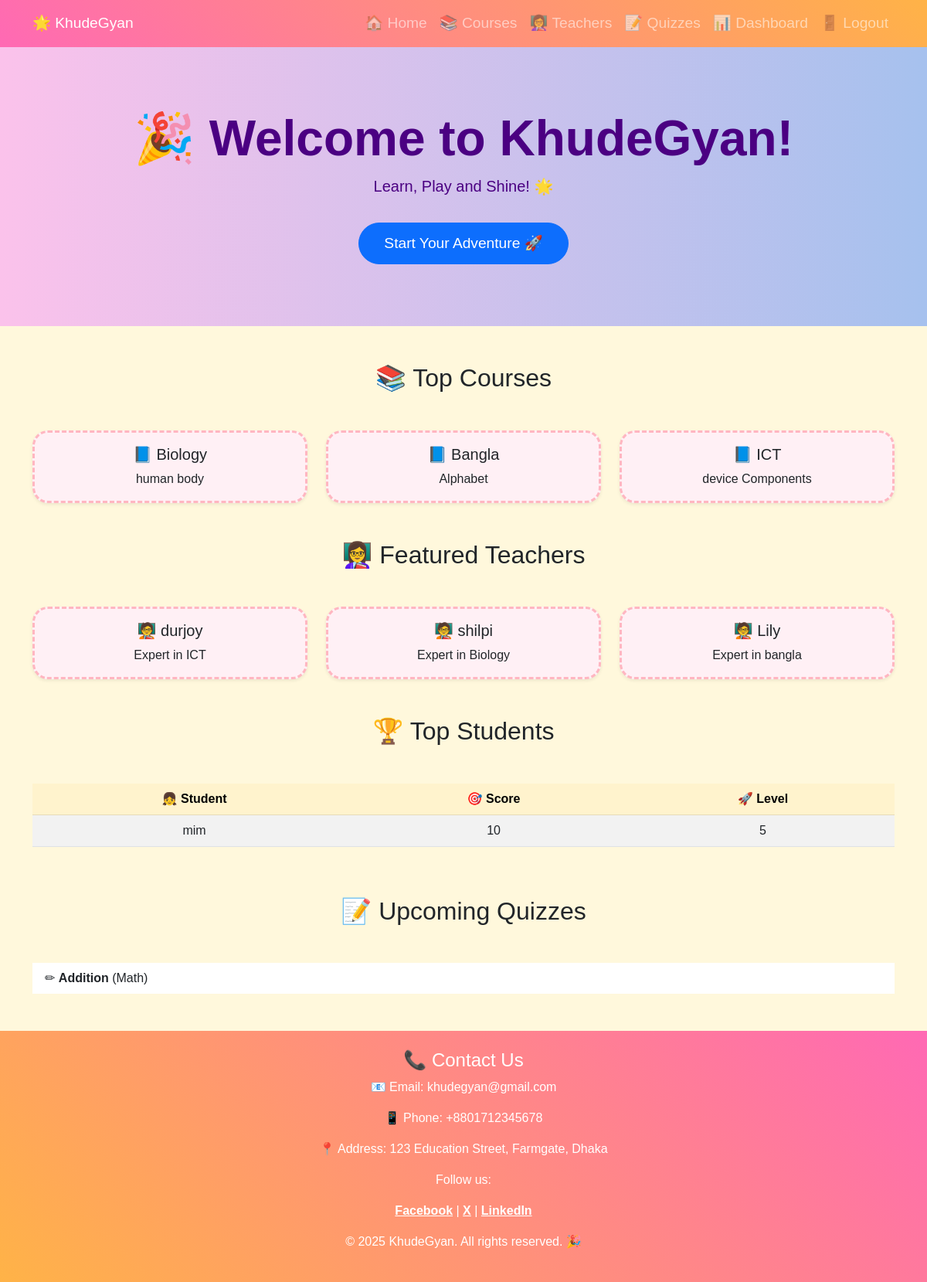
The page / on the database its author committed.
### app1/models.py (models this page shows, shortened)
class Course(models.Model):
    title = models.CharField(max_length=200)
    description = models.TextField()
    students = models.ManyToManyField('Student', related_name='course_set')

class Teacher(models.Model):
    user = models.OneToOneField(User, on_delete=models.CASCADE)
    expertise_area = models.CharField(max_length=100)

class User(AbstractUser):
    ROLE_CHOICES = (
        ('student', 'Student'),
        ('teacher', 'Teacher'),
        ('parent', 'Parent'),
        ('admin', 'Admin'),
    )
    role = models.CharField(max_length=10, choices=ROLE_CHOICES)

class GamingEngine(models.Model):
    student = models.ForeignKey(Student, on_delete=models.CASCADE)
    score = models.IntegerField()
    level = models.IntegerField()

class Student(models.Model):
    user = models.OneToOneField(User, on_delete=models.CASCADE)
    grade_level = models.CharField(max_length=20)
    progress_tracking = models.TextField()
    courses = models.ManyToManyField('Course', related_name='enrolled_students')

class Quiz(models.Model):
    course = models.ForeignKey(Course, on_delete=models.CASCADE)
    title = models.CharField(max_length=100)

### app1/views.py (the view)
# urls.py: 2. Add a URL to urlpatterns:  path('', views.home, name='home')
def home(request):
    courses = Course.objects.all()
    students = Student.objects.all()
    teachers = Teacher.objects.all()
    materials = StudyMaterial.objects.all()
    quizzes = Quiz.objects.all()
    quiz_questions = QuizQuestion.objects.all()
    progress_reports = ProgressReport.objects.all()
    games = GamingEngine.objects.all()
    parents = Parent.objects.all()
    return render(request, 'app1/home.html', {
        'courses': courses,
        'students': students,
        'teachers': teachers,
        'materials': materials,
        'quizzes': quizzes,
        'quiz_questions': quiz_questions,
        'progress_reports': progress_reports,
        'games': games,
        'parents': parents,
    })

### app1/templates/app1/home.html (shortened to what this page needs)
<!DOCTYPE html>
<html lang="en">
<head>
    <link href="https://cdn.jsdelivr.net/npm/bootstrap@5.3.0/dist/css/bootstrap.min.css" rel="stylesheet">
</head>
<body>
<nav class="navbar navbar-expand-lg navbar-dark">
    <div class="container">
        <a class="navbar-brand" href="{% url 'home' %}">🌟 KhudeGyan</a>
        <div class="collapse navbar-collapse" id="navbarNav">
            <ul class="navbar-nav ms-auto text-center">
                <li class="nav-item"><a class="nav-link" href="{% url 'home' %}">🏠 Home</a></li>
                <li class="nav-item"><a class="nav-link" href="{% url 'course_list' %}">📚 Courses</a></li>
                <li class="nav-item"><a class="nav-link" href="{% url 'teacher_list' %}">👩‍🏫 Teachers</a></li>
                <li class="nav-item"><a class="nav-link" href="{% url 'quiz_list' %}">📝 Quizzes</a></li>
                <li class="nav-item"> <a href="{% url 'dashboard' %}" class="nav-link">📊 Dashboard</a></li>
                <li class="nav-item"><a class="nav-link" href="{% url 'logout' %}">🚪 Logout</a></li>
            </ul>
        </div>
    </div>
</nav>
<section class="hero-section text-center">
    <div class="container">
        <h1 class="display-3 fw-bold">🎉 Welcome to KhudeGyan!</h1>
        <p class="lead">Learn, Play and Shine! 🌟</p>
        <a href="{% url 'journey' %}" class="btn btn-primary btn-lg btn-fun mt-3">Start Your Adventure 🚀</a>
    </div>
</section>
<section class="container my-5">
    <h2 class="text-center mb-5">📚 Top Courses</h2>
    <div class="row g-4">
        {% for course in courses|slice:":3" %}
        <div class="col-md-4">
            <div class="card h-100 text-center shadow-sm">
                <div class="card-body">
                    <h5 class="card-title">📘 {{ course.title }}</h5>
                    <p class="card-text">{{ course.description|truncatewords:15 }}</p>
                </div>
            </div>
        </div>
        {% empty %}
        <p class="text-center">No courses yet. 📖</p>
        {% endfor %}
    </div>
</section>
<section class="container my-5">
    <h2 class="text-center mb-5">👩‍🏫 Featured Teachers</h2>
    <div class="row g-4">
        {% for teacher in teachers|slice:":3" %}
        <div class="col-md-4">
            <div class="card text-center h-100 shadow-sm">
                <div class="card-body">
                    <h5 class="card-title">🧑‍🏫 {{ teacher.user.username }}</h5>
                    <p class="card-text">Expert in {{ teacher.expertise_area }}</p>
                </div>
            </div>
        </div>
        {% empty %}
        <p class="text-center">No teachers found yet. 📚</p>
        {% endfor %}
    </div>
</section>
<section class="container my-5">
    <h2 class="text-center mb-5">🏆 Top Students</h2>
    <div class="table-responsive">
        <table class="table table-striped table-hover align-middle">
            <thead class="table-warning">
                <tr class="text-center">
                    <th>👧 Student</th>
                    <th>🎯 Score</th>
                    <th>🚀 Level</th>
                </tr>
            </thead>
            <tbody>
                {% for game in games|dictsortreversed:"score"|slice:":5" %}
                <tr class="text-center">
                    <td>{{ game.student.user.username }}</td>
                    <td>{{ game.score }}</td>
                    <td>{{ game.level }}</td>
                </tr>
                {% empty %}
                <tr><td colspan="3" class="text-center">No games yet. 🎮</td></tr>
                {% endfor %}
            </tbody>
        </table>
    </div>
</section>
<section class="container my-5">
    <h2 class="text-center mb-5">📝 Upcoming Quizzes</h2>
    <ul class="list-group list-group-flush">
        {% for quiz in quizzes|slice:":3" %}
        <li class="list-group-item">
            ✏ <strong>{{ quiz.title }}</strong> ({{ quiz.course.title }})
        </li>
        {% empty %}
        <li class="list-group-item">No quizzes found. 📅</li>
        {% endfor %}
    </ul>
</section>
<footer class="text-white text-center py-4">
    <div class="container">
        <h4>📞 Contact Us</h4>
        <p>📧 Email: khudegyan@gmail.com</p>
        <p>📱 Phone: +8801712345678</p>
        <p>📍 Address: 123 Education Street, Farmgate, Dhaka</p>
        <p>Follow us:</p>
        <p>
            <a href="https://www.facebook.com/shunityrahman.priyam" target="_blank" class="text-white fw-bold text-decoration-underline">Facebook</a> |
            <a href="https://x.com/Hridiafrin16?t=rUGfCPE3w4mtifWglndaiw&s=09" target="_blank" class="text-white fw-bold text-decoration-underline">X</a> |
            <a href="https://www.linkedin.com/in/mim-sharif-b05a82287/" target="_blank" class="text-white fw-bold text-decoration-underline">LinkedIn</a>
        </p>
        <p class="mt-3">&copy; 2025 KhudeGyan. All rights reserved. 🎉</p>
    </div>
</footer>
</body>
</html>

### app1/templates/app1/home.html (style rules this page uses)
body { font-family: 'Comic Sans MS', cursive, sans-serif; background-color: #fff8dc; }
.navbar { background: linear-gradient(45deg, #ff69b4, #ffb347); }
.hero-section { background: linear-gradient(to right, #fbc2eb, #a6c1ee); color: #4b0082; padding: 5rem 0; }
.card { border: 3px dashed #ffb6c1; border-radius: 20px; background-color: #fff0f5; }
footer { background: linear-gradient(45deg, #ffb347, #ff69b4); font-family: 'Comic Sans MS', cursive, sans-serif; }
.nav-link, .navbar-brand { font-size: 1.2rem; }
.btn-fun { border-radius: 30px; font-size: 1.2rem; padding: 0.75rem 2rem; }

### rows shown on the page
Course: title "Biology", description "human body"
Course: title "Bangla", description "Alphabet"
Course: title "ICT", description "device Components"
Teacher: user.username "durjoy", expertise_area "ICT"
Teacher: user.username "shilpi", expertise_area "Biology"
Teacher: user.username "Lily", expertise_area "bangla"
GamingEngine: student.user.username "mim", score "10", level "5"
Quiz: title "Addition", course "Math"
